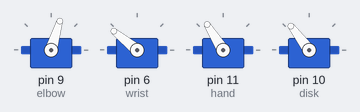
Recording of a sketch running on a simulated Arduino Uno, built with avr-gcc and run on an emulated ATmega328P. Parts: 4 × servo.

Above: at 0.1 s.
At 2.77 s:
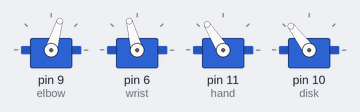
At 5.4 s:
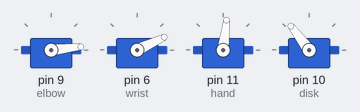
At 14.9 s:
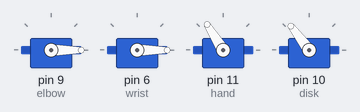
At 25.1 s:
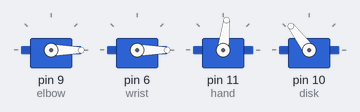
At 29.2 s:
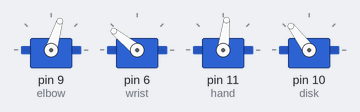
Timing chart, 0 to 40.0 s (numbered marks = the images above):
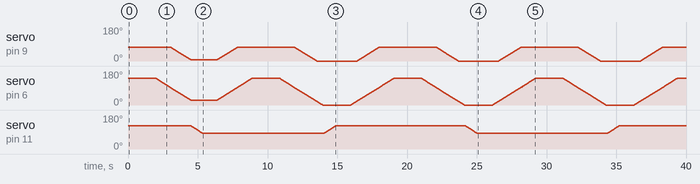

The sketch:

arm.ino
```cpp
#include <Servo.h>
const int Ini_hand = 1800;
const int Ini_wrist = 2000;
const int Ini_elbow = 1300;
const int Ini_disk = 1850;
const int high_grab = 1200;
const int low_grab = 1500;
Servo elbow;
Servo wrist;
Servo hand;
Servo disk;

void release(int grab_angle, bool DoRelease){
  if(!DoRelease) return;

  for(int angle = 0; angle < 500; angle++){
    wrist.writeMicroseconds(Ini_wrist - angle);
    delay(2.5);
  }
  for(int angle = 500; angle < grab_angle; angle++){
    wrist.writeMicroseconds(Ini_wrist - angle);
    elbow.writeMicroseconds(Ini_wrist - angle - 200);
    delay(2.5);
  }

  // Realize the hand
  for(int i = 0; i < 400; i++){
    hand.writeMicroseconds(Ini_hand - 400 + i);
    delay(2.5);
  }
  delay(1000);

  // Back to the initial position
  int wrist_angle = Ini_wrist - grab_angle;
  for(int angle = 0; angle < grab_angle - 500; angle++){
    wrist.writeMicroseconds(wrist_angle + angle);
    elbow.writeMicroseconds(wrist_angle - 200 + angle);
    delay(2.5);
  }
  for(int angle = grab_angle - 500; angle < grab_angle; angle++){
    wrist.writeMicroseconds(wrist_angle + angle);
    delay(2.5);
  }
}


void hold(int grab_angle, bool DoHold){
  if(!DoHold) return;

  for(int angle = 0; angle < 500; angle++){
    wrist.writeMicroseconds(Ini_wrist - angle); // 1500
    delay(2.5);
  }
  for(int angle = 500; angle < grab_angle; angle++){
    wrist.writeMicroseconds(Ini_wrist - angle); // Start: 1500
    elbow.writeMicroseconds(Ini_wrist - angle - 200); // Start: 1300
    delay(2.5);
  }

  // Close the hand
  for(int i = 0; i < 400; i++){
    hand.writeMicroseconds(Ini_hand - i);
    delay(2.5);
  }
  delay(1000);

  // Lift the item up
  int wrist_angle = Ini_wrist - grab_angle;
  for(int angle = 0; angle < grab_angle - 500; angle++){
    wrist.writeMicroseconds(wrist_angle + angle);
    elbow.writeMicroseconds(wrist_angle - 200 + angle);
    delay(2.5);
  }
  for(int angle = grab_angle - 500; angle < grab_angle; angle++){
    wrist.writeMicroseconds(wrist_angle + angle);
    delay(2.5);
  }
}

void setup() {
  Serial.begin(9600);
  elbow.attach(9);
  wrist.attach(6);
  hand.attach(11);
  disk.attach(10);

  // Initialize
  elbow.writeMicroseconds(Ini_elbow); // 1300
  wrist.writeMicroseconds(Ini_wrist); // 2000
  hand.writeMicroseconds(Ini_hand);
  disk.writeMicroseconds(Ini_disk);
  delay(2000);

  // Grab from a high position
  hold(high_grab, 1);
  delay(2000);

  // Release to the floor
  release(low_grab, 1);
  delay(2000);

  // Grab from a low position
  hold(low_grab, 1);
  delay(2000);

  // Release to the floow
  release(low_grab, 1);
  delay(2000);

}

void loop(){}
```
